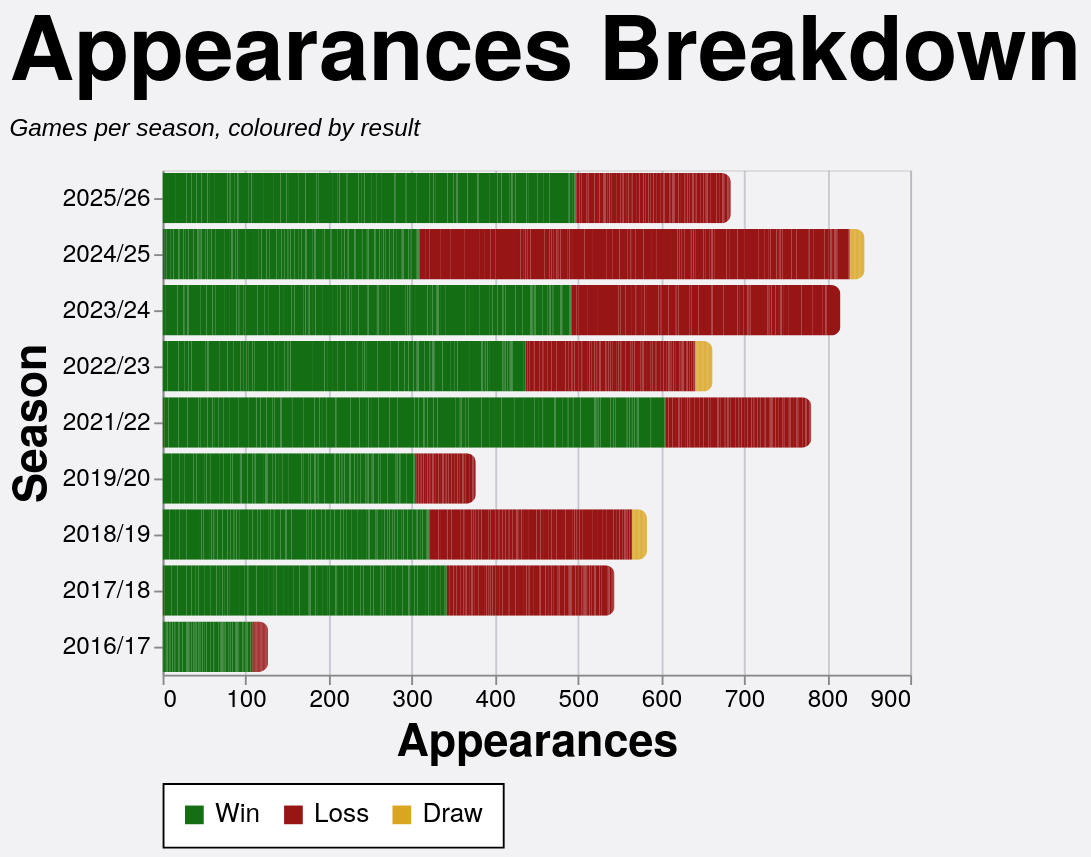

Specify this chart in Vega-Lite:
### Vega-Lite specification from a JSON file in a GitHub repository (floating-point values rounded to 4 significant figures; data arrays with more than 128 entries replaced by an {"elided": "..."} marker saying what was removed)
{"config": {"axis": {"labelFont": "PT Sans Narrow, Helvetica Neue, Helvetica, Arial, sans-serif", "titleFont": "PT Sans Narrow, Helvetica Neue, Helvetica, Arial, sans-serif", "labelFontSize": 13, "titleFontSize": 24, "gridColor": "#202947", "gridOpacity": 0.2, "zindex": 1}, "text": {"font": "Lato, sans-serif"}, "bar": {"cornerRadiusEnd": 5}, "header": {"labelFont": "PT Sans Narrow, Helvetica Neue, Helvetica, Arial, sans-serif", "titleFont": "PT Sans Narrow, Helvetica Neue, Helvetica, Arial, sans-serif", "labelFontSize": 24, "titleFontSize": 28, "labelFontWeight": "bold", "orient": "left"}, "legend": {"labelFont": "PT Sans Narrow, Helvetica Neue, Helvetica, Arial, sans-serif", "titleFont": "PT Sans Narrow, Helvetica Neue, Helvetica, Arial, sans-serif", "labelFontSize": 14, "titleFontSize": 16, "titlePadding": 5, "fillColor": "white", "strokeColor": "black", "padding": 10, "titleFontWeight": "lighter", "titleFontStyle": "italic", "titleColor": "gray", "offset": 10}, "title": {"font": "PT Sans Narrow, Helvetica Neue, Helvetica, Arial, sans-serif", "fontSize": 48, "fontWeight": "bold", "anchor": "start", "align": "center", "titlePadding": 20, "subtitlePadding": 10, "subtitleFontSize": 13, "subtitleColor": "", "subtitleFontStyle": "italic", "offset": 15, "color": "black"}, "axisX": {"labelAngle": 0}, "facet": {"title": null, "header": null, "align": {"row": "each", "column": "each"}}, "resolve": {"scale": {"y": "independent", "facet": "independent"}}, "background": "#f2f1f4", "scale": {"offsetBandPaddingOuter": 0.2, "offsetBandPaddingInner": 0.1}}, "data": {"name": "data-1d1f4def129dc11c9134d1f11476d258"}, "mark": {"type": "bar"}, "encoding": {"color": {"field": "color_value", "legend": {"orient": "bottom", "title": null}, "scale": {"domain": ["Win", "Loss", "Draw"], "range": ["#146f14", "#981515", "goldenrod"]}, "sort": {"field": "sum(apps)", "op": "sum", "order": "descending"}, "type": "nominal"}, "tooltip": [{"field": "player", "title": "Player", "type": "nominal"}, {"field": "season", "title": "Season", "type": "nominal"}, {"field": "color_value", "title": "Group", "type": "nominal"}, {"aggregate": "sum", "field": "apps", "title": "Appearances", "type": "quantitative"}], "x": {"aggregate": "sum", "field": "apps", "title": "Appearances", "type": "quantitative"}, "y": {"field": "season", "sort": {"field": "season_sort", "op": "max", "order": "descending"}, "title": "Season", "type": "nominal"}}, "height": {"step": 30}, "title": {"text": "Appearances Breakdown", "subtitle": "Games per season, coloured by result"}, "width": 400, "$schema": "https://vega.github.io/schema/vega-lite/v5.20.1.json", "datasets": {"data-1d1f4def129dc11c9134d1f11476d258": {"elided": "2502 records"}}}
